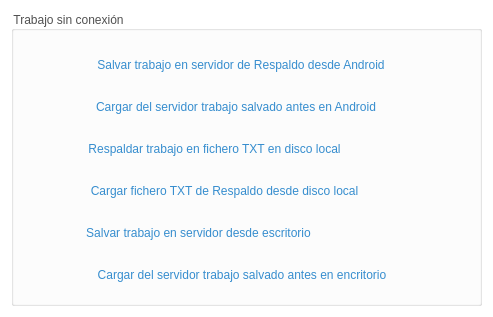
<?xml version="1.0" encoding="UTF-8"?>
<ui version="4.0">
 <class>Tutoriales</class>
 <widget class="QDialog" name="Tutoriales">
  <property name="geometry">
   <rect>
    <x>0</x>
    <y>0</y>
    <width>493</width>
    <height>317</height>
   </rect>
  </property>
  <property name="palette">
   <palette>
    <active>
     <colorrole role="Base">
      <brush brushstyle="SolidPattern">
       <color alpha="255">
        <red>46</red>
        <green>47</green>
        <blue>48</blue>
       </color>
      </brush>
     </colorrole>
     <colorrole role="Window">
      <brush brushstyle="SolidPattern">
       <color alpha="255">
        <red>255</red>
        <green>255</green>
        <blue>255</blue>
       </color>
      </brush>
     </colorrole>
    </active>
    <inactive>
     <colorrole role="Base">
      <brush brushstyle="SolidPattern">
       <color alpha="255">
        <red>46</red>
        <green>47</green>
        <blue>48</blue>
       </color>
      </brush>
     </colorrole>
     <colorrole role="Window">
      <brush brushstyle="SolidPattern">
       <color alpha="255">
        <red>255</red>
        <green>255</green>
        <blue>255</blue>
       </color>
      </brush>
     </colorrole>
    </inactive>
    <disabled>
     <colorrole role="Base">
      <brush brushstyle="SolidPattern">
       <color alpha="255">
        <red>255</red>
        <green>255</green>
        <blue>255</blue>
       </color>
      </brush>
     </colorrole>
     <colorrole role="Window">
      <brush brushstyle="SolidPattern">
       <color alpha="255">
        <red>255</red>
        <green>255</green>
        <blue>255</blue>
       </color>
      </brush>
     </colorrole>
    </disabled>
   </palette>
  </property>
  <property name="windowTitle">
   <string>Dialog</string>
  </property>
  <layout class="QHBoxLayout" name="horizontalLayout">
   <item>
    <widget class="QGroupBox" name="gb_sin_conexion">
     <property name="styleSheet">
      <string notr="true">color:rgb(80, 80, 80);
font: 87 12pt &quot;Segoe UI Black&quot;;</string>
     </property>
     <property name="title">
      <string>Trabajo sin conexión</string>
     </property>
     <widget class="QPushButton" name="pb_salvar_trabajo_en_servidor">
      <property name="geometry">
       <rect>
        <x>12</x>
        <y>204</y>
        <width>351</width>
        <height>36</height>
       </rect>
      </property>
      <property name="styleSheet">
       <string notr="true">font: 63 12pt &quot;Segoe UI Semibold&quot;;color: rgb(54, 141, 206);</string>
      </property>
      <property name="text">
       <string>Salvar trabajo en servidor desde escritorio</string>
      </property>
      <property name="icon">
       <iconset resource="resources.qrc">
        <normaloff>:/icons/play.png</normaloff>:/icons/play.png</iconset>
      </property>
      <property name="iconSize">
       <size>
        <width>30</width>
        <height>30</height>
       </size>
      </property>
      <property name="flat">
       <bool>true</bool>
      </property>
     </widget>
     <widget class="QPushButton" name="pb_cargar_respaldo_txt">
      <property name="geometry">
       <rect>
        <x>12</x>
        <y>162</y>
        <width>403</width>
        <height>36</height>
       </rect>
      </property>
      <property name="styleSheet">
       <string notr="true">font: 63 12pt &quot;Segoe UI Semibold&quot;;color: rgb(54, 141, 206);</string>
      </property>
      <property name="text">
       <string>Cargar fichero TXT de Respaldo desde disco local</string>
      </property>
      <property name="icon">
       <iconset resource="resources.qrc">
        <normaloff>:/icons/play.png</normaloff>:/icons/play.png</iconset>
      </property>
      <property name="iconSize">
       <size>
        <width>30</width>
        <height>30</height>
       </size>
      </property>
      <property name="flat">
       <bool>true</bool>
      </property>
     </widget>
     <widget class="QPushButton" name="pb_cargar_desde_servidor_pc">
      <property name="geometry">
       <rect>
        <x>12</x>
        <y>78</y>
        <width>426</width>
        <height>36</height>
       </rect>
      </property>
      <property name="styleSheet">
       <string notr="true">font: 63 12pt &quot;Segoe UI Semibold&quot;;color: rgb(54, 141, 206);</string>
      </property>
      <property name="text">
       <string>Cargar del servidor trabajo salvado antes en Android</string>
      </property>
      <property name="icon">
       <iconset resource="resources.qrc">
        <normaloff>:/icons/play.png</normaloff>:/icons/play.png</iconset>
      </property>
      <property name="iconSize">
       <size>
        <width>30</width>
        <height>30</height>
       </size>
      </property>
      <property name="flat">
       <bool>true</bool>
      </property>
     </widget>
     <widget class="QPushButton" name="pb_respaldor_en_txt">
      <property name="geometry">
       <rect>
        <x>12</x>
        <y>120</y>
        <width>383</width>
        <height>36</height>
       </rect>
      </property>
      <property name="styleSheet">
       <string notr="true">font: 63 12pt &quot;Segoe UI Semibold&quot;;color: rgb(54, 141, 206);</string>
      </property>
      <property name="text">
       <string>Respaldar trabajo en fichero TXT en disco local</string>
      </property>
      <property name="icon">
       <iconset resource="resources.qrc">
        <normaloff>:/icons/play.png</normaloff>:/icons/play.png</iconset>
      </property>
      <property name="iconSize">
       <size>
        <width>30</width>
        <height>30</height>
       </size>
      </property>
      <property name="flat">
       <bool>true</bool>
      </property>
     </widget>
     <widget class="QPushButton" name="pb_salvar_trabajo_desde_android">
      <property name="geometry">
       <rect>
        <x>12</x>
        <y>36</y>
        <width>436</width>
        <height>36</height>
       </rect>
      </property>
      <property name="styleSheet">
       <string notr="true">font: 63 12pt &quot;Segoe UI Semibold&quot;;color: rgb(54, 141, 206);</string>
      </property>
      <property name="text">
       <string>Salvar trabajo en servidor de Respaldo desde Android</string>
      </property>
      <property name="icon">
       <iconset resource="resources.qrc">
        <normaloff>:/icons/play.png</normaloff>:/icons/play.png</iconset>
      </property>
      <property name="iconSize">
       <size>
        <width>30</width>
        <height>30</height>
       </size>
      </property>
      <property name="flat">
       <bool>true</bool>
      </property>
     </widget>
     <widget class="QPushButton" name="pb_cargar_trabajo_desde_android">
      <property name="geometry">
       <rect>
        <x>12</x>
        <y>246</y>
        <width>438</width>
        <height>36</height>
       </rect>
      </property>
      <property name="styleSheet">
       <string notr="true">font: 63 12pt &quot;Segoe UI Semibold&quot;;color: rgb(54, 141, 206);</string>
      </property>
      <property name="text">
       <string>Cargar del servidor trabajo salvado antes en encritorio</string>
      </property>
      <property name="icon">
       <iconset resource="resources.qrc">
        <normaloff>:/icons/play.png</normaloff>:/icons/play.png</iconset>
      </property>
      <property name="iconSize">
       <size>
        <width>30</width>
        <height>30</height>
       </size>
      </property>
      <property name="flat">
       <bool>true</bool>
      </property>
     </widget>
    </widget>
   </item>
  </layout>
 </widget>
 <resources>
  <include location="resources.qrc"/>
 </resources>
 <connections/>
</ui>
